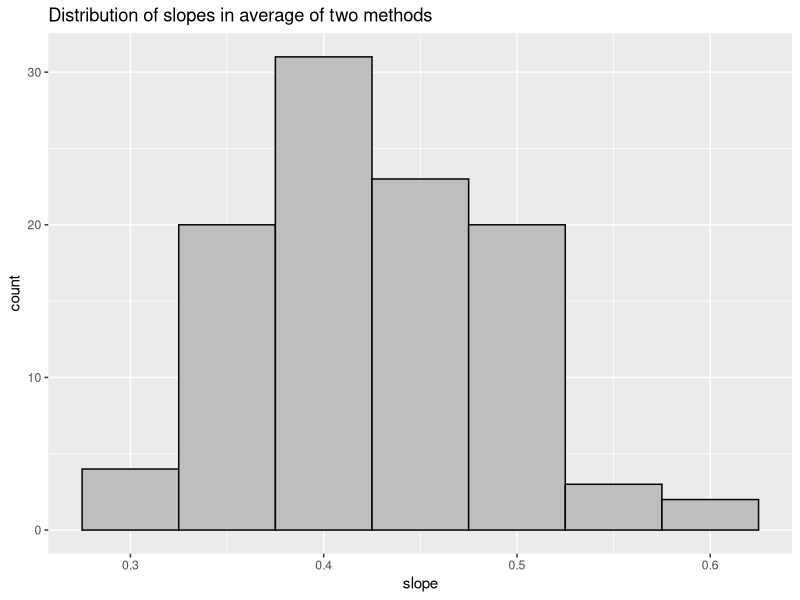
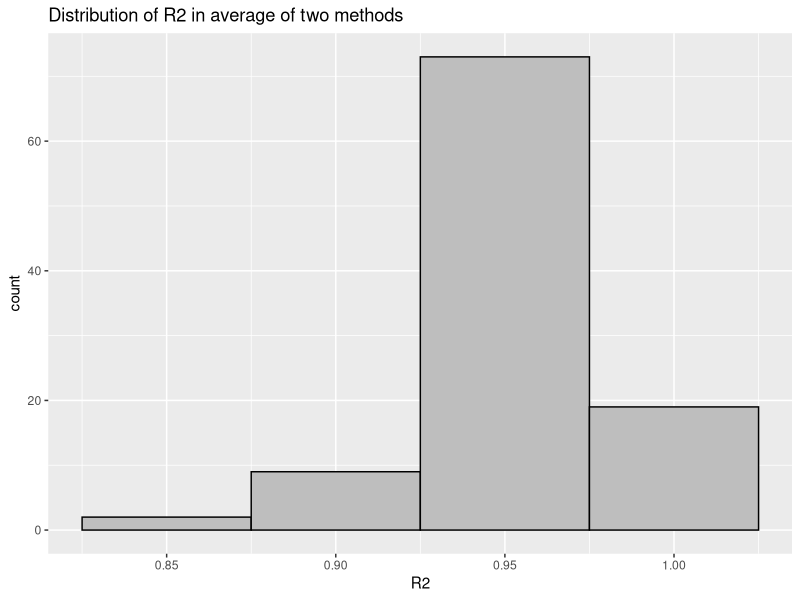

The R source for these figures, in order:
#SAC - second version. Here I will add values to end of shortes average.
#otherwise there are only as many value as the shorted cf vector.
#Plus will store plot numbers






# Calculating SAC using maxmum and Minimum slope methods
#INPUTS plot_rich.csv (ExploringNests)
#       GroundCover.csv, access
#       VegCodes.csv, csv file
#OUTPUTS creates long_sac_max and min - a long df of cf obtained
#     by maximum and minimum paths through the plots. The values are extrapolated to 
#     3200m2 using linear extrap. The average is then fixed so that it
#     it also finishes on max_cf value. Paths area stored in path_max[[site]]
#     and path_min[[site]]. The plot numbers in these can be used to access
#     the variables for each plot through the path.



rm(list = ls())
cat("\014")
library(dplyr)
library(ggplot2)
library(nlme)
library(gridExtra)
library(reshape)
#plot level SAC


plotrichness = read.csv("../Data/plot_rich.csv")
#plot richness includes the missing plots as 0's, col 1 in random row numbers
plotrichness = plotrichness[, -1]

#Input all the ground flora data
Data = read.csv("../Data/GroundCover.csv")
Data_Yr2 = Data %>% filter(Yr_2 == 2)#%>%select(SITE,PLOT,NEST,COV,Amalgams)
colnames(Data_Yr2) = c("SITE", "PLOT", "NEST", "Cover", "BRC_number", "Year")
veg_codes = read.csv("../Data/vegetation_codes.csv")

# the  bryophytes, lichen etc have already been removed from veg codes csv so join this with ground cover to eliminate bryophytes from counts


colnames(veg_codes) = c("Species", "BRC_number")
Data_Yr2_veg = Data_Yr2 %>% inner_join(veg_codes)
# now using Dat_Yr2_veg means analysis is carried out without bryophytes


# calculate SAC starting from least rich plot
#select plot with least amount of species
#remove missing plots from Data_Yr2_veg

sac_max = list()
path_max = list()

for (i in 1:103){
  path = vector()
  path[1] = NA
  f = vector()
  plotvect = c(1:16)
  sitevector = plotrichness[i,] # vector of richnesses of each plot for site i
  # remove zero values of missing plots
  #sitevector = sitevector[sitevector != 0]
  sitevector[sitevector == 0] = NA
  start = which.min(sitevector) # take plot with min richness
  path[2] = start
  siteveg = Data_Yr2_veg %>% filter(SITE == i) #get species data for site i
  startplot = siteveg %>% filter(PLOT == start) # get species data for min plot
  f[1] = length(unique(startplot$Species)) # first frequency  is just richness of min plot
  restofplots = siteveg %>% filter(PLOT != start) # take out the min plot
  plotvect = plotvect[-start] # take out the plot number of min plot
  j = 1
  while (length(plotvect != 0)) {
    #browser()
    j = j + 1 # counter for position in f vector
    #inner joins of all other plots to min plot, tmp 2 lists all species in
    #next plot that were not in min plot.
    tmp2 = restofplots %>% group_by(PLOT) %>% anti_join(., startplot, by = "Species")
    if (length(tmp2$SITE) == 0) {
      break
    } else {
      # this just gives the numbers of new species
      nos = as.data.frame(tmp2 %>% group_by(PLOT) %>% summarise(length(unique(Species))))
      #find location i.e.plot numer of biggest new no. of species
      position = which.max(nos[, 2])
      nextplot = nos[, 1][position]
      path= c(path,nextplot)
      # make the next frequency the biggest jump
      f[j] = max(nos[, 2]) #next f along, the extra species only
      #remove that plot number
      plotvect = plotvect[which(plotvect != nextplot)]
      # remove that plot species list
      restofplots = filter(siteveg, PLOT %in% plotvect)
      nextplotveg = siteveg %>% filter(PLOT == nextplot)
      # add the species for the removed plot to the start plot so only additional
      #new species are counted
      startplot = rbind(startplot, nextplotveg)
    }
  }
  path_max[[i]] = path
  sac_max[[i]] = cumsum(f)
}


# We have the cumsums in sac_max for the maximum gradient.
# Repeat for the minimum gradient

sac_min = list()
path_min = list()

for (i in 1:103){
  path = vector()
  path[1] = NA
  f = vector()
  plotvect = c(1:16)
  sitevector = plotrichness[i,] # vector of richnesses of each plot for site i
  # remove zero values of missing plots
  #make NA to keep plot position
  #sitevector = sitevector[sitevector != 0]
  sitevector[sitevector == 0] = NA
  start = which.max(sitevector) # take plot with max richness
  path[2] = start
  siteveg = Data_Yr2_veg %>% filter(SITE == i) #get species data for site i
  startplot = siteveg %>% filter(PLOT == start) # get species data for min plot
  f[1] = length(unique(startplot$Species)) # first frequency  is just richness of min plot
  restofplots = siteveg %>% filter(PLOT != start) # take out the min plot
  plotvect = plotvect[-start] # take out the plot number of min plot
  j = 1
  while (length(plotvect != 0)) {
    #browser()
    j = j + 1 # counter for position in f vector
    #inner joins of all other plots to min plot, tmp 2 lists all species in
    #next plot that were not in min plot.
    tmp2 = restofplots %>% group_by(PLOT) %>% anti_join(., startplot, by = "Species")
    if (length(tmp2$SITE) == 0) {
      break
    } else {
      # this just gives the numbers of new species
      nos = as.data.frame(tmp2 %>% group_by(PLOT) %>% summarise(length(unique(Species))))
      #find location i.e.plot numer of biggest new no. of species
      position = which.min(nos[, 2])
      nextplot = nos[, 1][position]
      path = c(path,nextplot)
      # make the next frequency the biggest jump
      f[j] = min(nos[, 2]) #next f along, the extra species only
      #remove that plot number
      plotvect = plotvect[which(plotvect != nextplot)]
      # remove that plot species list
      restofplots = filter(siteveg, PLOT %in% plotvect)
      nextplotveg = siteveg %>% filter(PLOT == nextplot)
      # add the species for the removed plot to the start plot so only additional
      #new species are counted
      startplot = rbind(startplot, nextplotveg)
    }
  }
  path_min[[i]] = path
  sac_min[[i]] = cumsum(f)
}


areas = seq(from = 200, to = 3200, by = 200)

# make a long df from the min cumsums, but continue to area 3200

long_sac_max = data.frame()

for (i in 1:103){
  y = as.numeric(sac_max[[i]])
  l = length(y)
  diff = 16 - l
  grad = y[l] - y[(l-1)]
  final_val = y[l]
  pad_cf = vector()
  for (j in 1:diff){
    final_val = final_val + grad
    pad_cf[j] = final_val
  }
  y = c(y,pad_cf)
  sitecol =  rep(i,16)
  cols = as.data.frame(cbind(sitecol,areas,y))
  colnames(cols) = c("Site","area","max_cf")
  long_sac_max = rbind(long_sac_max,cols)
}


long_sac_min = data.frame()

for (i in 1:103){
  y = as.numeric(sac_min[[i]])
  l = length(y)
  cfmax = long_sac_max%>%filter(Site == i)
  final_valmin = y[l]
  final_valmax = cfmax$max_cf[16]
  diff = 16 - l
  sitecol =  rep(i,16)
  if (diff > 0) {
  grad = (final_valmax - final_valmin)/diff
  pad_cf = vector()
  for (j in 1:diff){
    final_valmin = final_valmin + grad
    pad_cf[j] = final_valmin
  }
  y = c(y,pad_cf)
  }
  cols = as.data.frame(cbind(sitecol,areas,y))
  colnames(cols) = c("Site","area","min_cf")
  long_sac_min = rbind(long_sac_min,cols)
  
}


##########AVERAGE############################################


ave_data = data.frame()
for (i in 1:103){
  site_max = long_sac_max%>%filter(Site == i)
  site_min = long_sac_min%>%filter(Site == i)
  x1 = site_max$max_cf
  x2 = site_min$min_cf
  ave_cf= (x1 + x2)/2 # calculate average
  Site = rep(i,16)
  #make a dataframe
  aves = as.data.frame(cbind(Site,areas,ave_cf))
  ave_data = rbind(ave_data,aves)
}

#######################################################

#look at some plots

sac_plot =  function(sitenumber){
  min = long_sac_min%>%filter(Site == sitenumber)
  max = long_sac_max%>%filter(Site == sitenumber)
  ave = ave_data%>%filter(Site == sitenumber)
  cf_min = min$min_cf
  cf_max = max$max_cf
  cf_ave = ave$ave_cf
  data = as.data.frame(cbind(areas,cf_min,cf_ave,cf_max))
  melted = melt(data = data, id.vars = "areas")
  title = paste("Site", sitenumber)
  ggplot(melted, aes(x = areas, y = value, colour = variable))+
    geom_point()+
    labs(title = title)
}

#################################

#get the z's for these averages

ave_data_fits = data.frame()
for(i in 1:103){
  #browser()
  site = ave_data%>%filter(Site == i)
  site$logarea = log(site$areas)
  site$logave_cf = log(site$ave_cf)
  model_ave = lm(site$logave_cf ~ site$logarea)
  s = summary(model_ave)
  slope = model_ave$coefficients[2]
  r2 = s$r.squared
  this_row = as.data.frame(cbind(i,slope,r2))
  ave_data_fits= rbind(ave_data_fits, this_row)
}
colnames(ave_data_fits) = c("Site","slope","R2")
row.names(ave_data_fits) = c(1:103)

###Some plots

avehist = ggplot(ave_data_fits, aes(slope))+
  geom_histogram(binwidth = 0.05, col = "black", fill = "grey")+
  ggtitle("Distribution of slopes in average of two methods")
aveR2 = ggplot(ave_data_fits, aes(R2))+
  geom_histogram(binwidth = 0.05, col = "black", fill = "grey")+
  ggtitle("Distribution of R2 in average of two methods")

######
#ave_data_fits now has the slopes for each site. So I can now model these

write.csv(ave_data_fits, "../Data/z_ave_fits")
saveRDS(path_max, "path_max.RDS")
saveRDS(path_min,"path_min.RDS")
